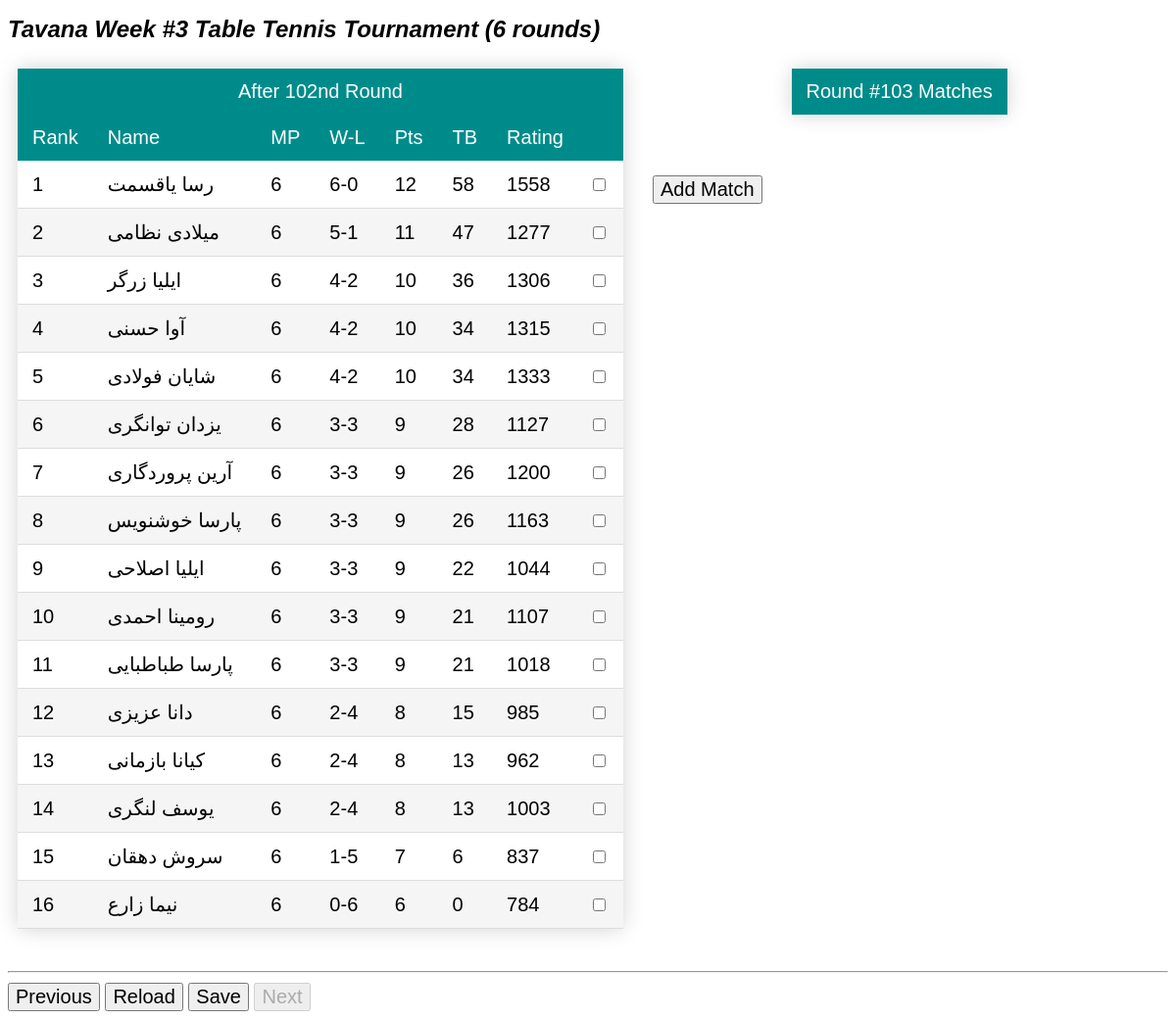
Screenshot of /103/round103/ with the database file from the repository.
### app/models.py (models this page shows)
class Tournament(models.Model):
    name = models.CharField(max_length=100, null=False, unique=True)
    sport = models.ForeignKey(Sport(), on_delete=models.CASCADE, null=True)
    number_of_rounds = models.IntegerField(null=True)
    class Meta:
        ordering = ['sport', 'name', ]
    def __str__(self):
        return self.name

class Sport(models.Model):
    name = models.CharField(max_length=20, unique=True, null=False)
    def __str__(self):
        return self.name

### app/views.py (the view)
# urls.py: path('<int:tournamentId>/round<int:round>/',
def round(request, tournamentId, round):
    print('==========round==========')
    theTour = models.Tournament.objects.get(id=tournamentId)
    print(theTour)
    results = models.Match.objects.filter(tournament=theTour, round=round)
    mytable = table(tournamentId, round-1)
    for match in results:
        mytable[match.player1.id]['selected'] = True
        mytable[match.player2.id]['selected'] = True
    print(mytable)
    context = {'tournament': theTour, 'round': round,
               'results': results, 'table': mytable, }
    return render(request, 'round.html', context)

### app/models.py (called while the page is built)
    def __str__(self):
        return self.firstname+' '+self.lastname

### app/views.py (called while the page is built)
def points(won, drawn, lost, sport='Table Tennis'):
    return 2*won+1*lost

def tiebreak(Sa, Sb, Pa, Pb):
    tiebreak = Pb if Sa > Sb else 0.5*Sb if Sa == Sb else 0
    return tiebreak

def rating_change(Sa, Sb, Ra, Rb, K=100):
    if (Rb == 0 and Sa > Sb) or (Ra == 0 and Sa < Sb):
        return 0
    S = 1 if Sa > Sb else (0 if Sa < Sb else 0.5)
    Ea = (10**(Ra/400))/(10**(Ra/400)+10**(Rb/400))
    return K*(S-Ea)

### app/templates/round.html (shortened to what this page needs)
{% extends "template.html" %}
{% load humanize %}
{% block content %}
<h1> {{ tournament.name }} {{ tournament.sport }} Tournament ({{ tournament.number_of_rounds }} rounds) </h1>
<div style="display: flex; flex-wrap: wrap;">
    <div>
        <form id="form1" onsubmit="return false;">
            <table id="tbTable" class="styled-table">
                <thead>
                    <tr>
                        <td align=center colspan="8"> After {{ round|add:-1|ordinal }} Round </td>
                    </tr>
                    <tr>
                        <td>Rank</td>
                        <td>Name</td>
                        <td>MP</td>
                        <td nowrap>W-L</td>
                        <td>Pts</td>
                        <td>TB</td>
                        <td>Rating</td>
                        <td></td>
                    </tr>
                </thead>
                <tbody>
                    {% for id , participant in table.items %}
                    <tr id={{id}}>
                        <td> {{ forloop.counter }} </td>
                        <td nowrap> {{ participant.playerName }} </td>
                        <td> {{ participant.played }} </td>
                        <td nowrap> {{ participant.won }}-{{ participant.lost }} </td>
                        <td> {{ participant.points|floatformat }} </td>
                        <td> {{ participant.tiebreak|floatformat }} </td>
                        <td> {{ participant.rating|floatformat:0 }} </td>
                        <td>
                            <input type="checkbox" tabindex=-1 {% if participant.selected %} disabled checked {%endif%}>
                        </td>
                    </tr>
                    {% endfor %}
                </tbody>
            </table>
        </form>
    </div>
    <div style="padding:10% 20px; display: flex; align-items: baseline;">
        <input type="submit" form="form1" value="Add Match" onclick="add_match()">
    </div>
    <div>
        <form id="theForm" method="POST">
            <table id="tbMatches" class="styled-table">
                <thead>
                    <tr>
                        <td align=center colspan="5"> Round #{{ round }} Matches </td>
                    </tr>
                </thead>
            </table>
        </form>
    </div>
</div>
{% endblock %}

### app/static/style.css (style rules this page uses)
body { font-family: Calibri, Arial, sans-serif; font-size: 20px; }
* { font-family: Calibri, Arial, sans-serif; font-size: 20px; }
h1 { font-family: Cambria, Calibri, Arial, sans-serif; font-size: x-large; font-style: italic; }
input { margin-left: 0em; }

### app/templates/round.html (style rules this page uses)
.styled-table { border-collapse: collapse; margin: 10px; box-shadow: 0 0 20px lightgray; }
.styled-table thead tr { background-color: darkcyan; color: white; text-align: left; }
.styled-table tbody tr { border-bottom: 1px solid #dddddd; }
.styled-table th, .styled-table td { padding: 12px 15px; }
.styled-table tbody tr:nth-of-type(even) { background-color: whitesmoke; }

### rows the page displays
Tournament: name "Tavana Week #3", sport "Table Tennis", number_of_rounds "6"

### other values shown
{{ round|add:-1|ordinal }} "102nd"
{{ participant.playerName }} "رسا یاقسمت" "میلادی نظامی" "ایلیا زرگر" "آوا حسنی" "شایان فولادی" "یزدان توانگری" "آرین پروردگاری" "پارسا خوشنویس" "ایلیا اصلاحی" "رومینا احمدی" "پارسا طباطبایی" "دانا عزیزی" "کیانا بازمانی" "یوسف لنگری" "سروش دهقان" "نیما زارع"
{{ participant.played }} "6" "6" "6" "6" "6" "6" "6" "6" "6" "6" "6" "6" "6" "6" "6" "6"
{{ participant.won }} "6" "5" "4" "4" "4" "3" "3" "3" "3" "3" "3" "2" "2" "2" "1" "0"
{{ participant.lost }} "0" "1" "2" "2" "2" "3" "3" "3" "3" "3" "3" "4" "4" "4" "5" "6"
{{ participant.points|floatformat }} "12" "11" "10" "10" "10" "9" "9" "9" "9" "9" "9" "8" "8" "8" "7" "6"
{{ participant.tiebreak|floatformat }} "58" "47" "36" "34" "34" "28" "26" "26" "22" "21" "21" "15" "13" "13" "6" "0"
{{ participant.rating|floatformat:0 }} "1558" "1277" "1306" "1315" "1333" "1127" "1200" "1163" "1044" "1107" "1018" "985" "962" "1003" "837" "784"
{{ round }} "103"
